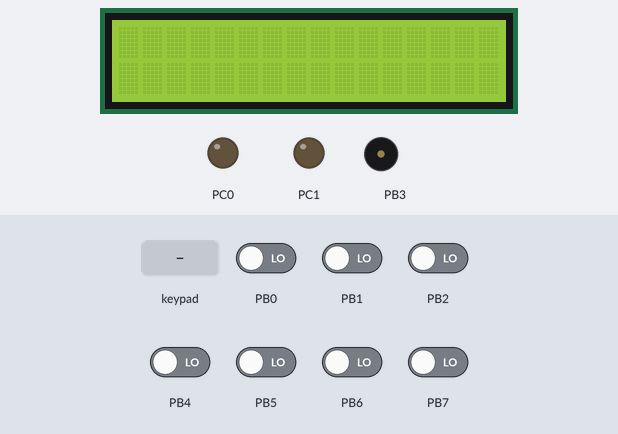
The program below on a simulated ATmega16, built with avr-gcc and emulated at 1 MHz. Parts: 16×2 character LCD, output pins drawn as LEDs (lit = HIGH), buzzer (waves = sounding). Wiring (inferred from the signals the program sends): 4×4 keypad with keys D 1 2 3 A 4 5 6 B 7 8 9 C * 0 #: rows PD4, PD5, PD6, PD7; columns PD0, PD1, PD2, PD3. Wiring (inferred from the names in the program): character LCD (HD44780): RS PC2; E PC3; data PC4, PC5, PC6, PC7. The inputs (shaded band) are chosen by the test bench; at power-on: PB0–2, PB4–7 LOW. Pins used as bus, display or sensor lines are not drawn.

Above: at 1.2 s.
1.3 s: keypad keys 1 2 A pressed 0.4 s apart
At 3.3 s:
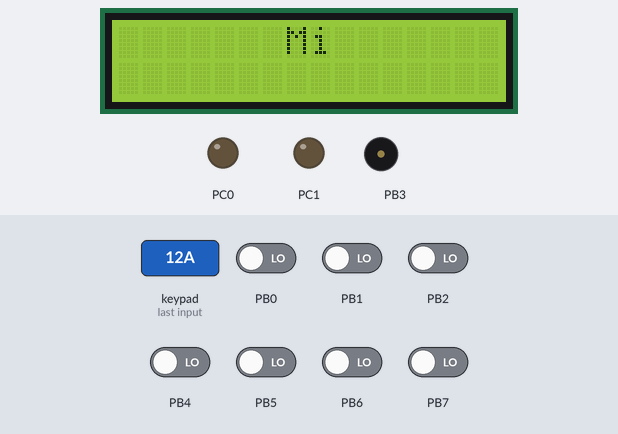
4.0 s: key '3' pressed
At 5.1 s:
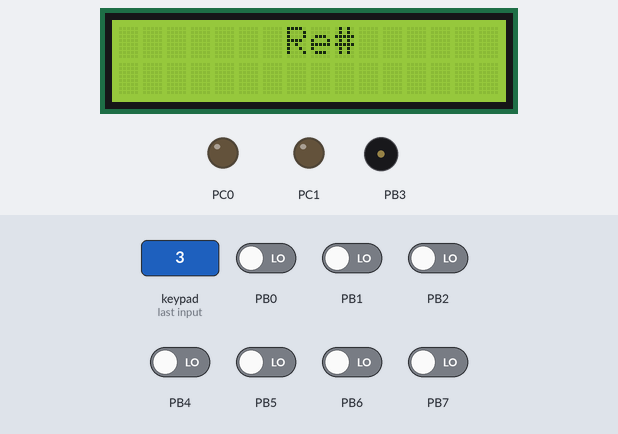
5.7 s: keypad keys 2 5 D pressed 0.4 s apart
At 7.5 s:
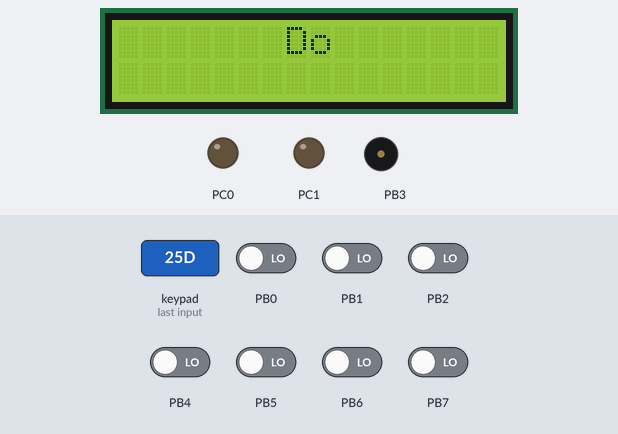
8.4 s: key '4' pressed
At 9.3 s:
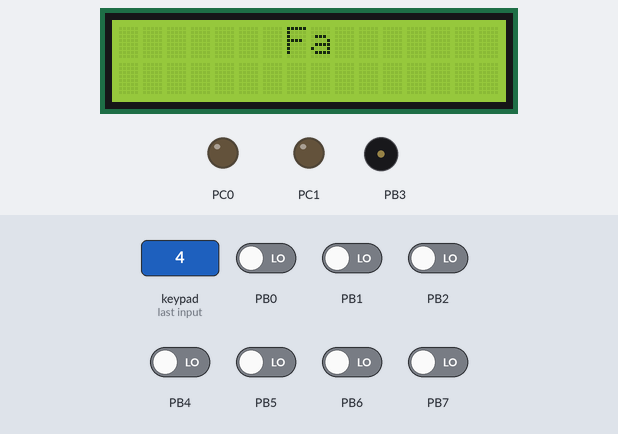
10.0 s: key '6' pressed
At 10.9 s:
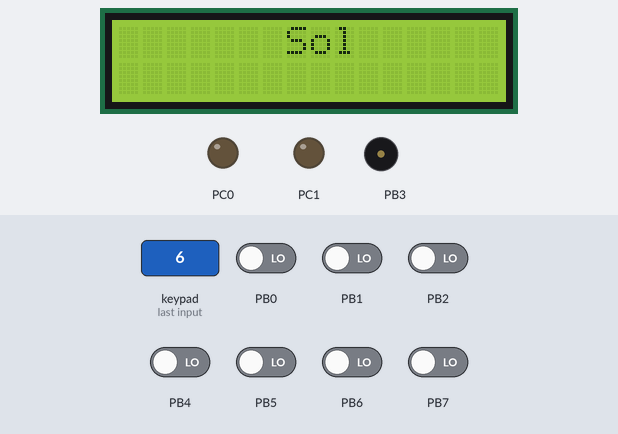
11.7 s: key 'B' pressed
At 12.7 s:
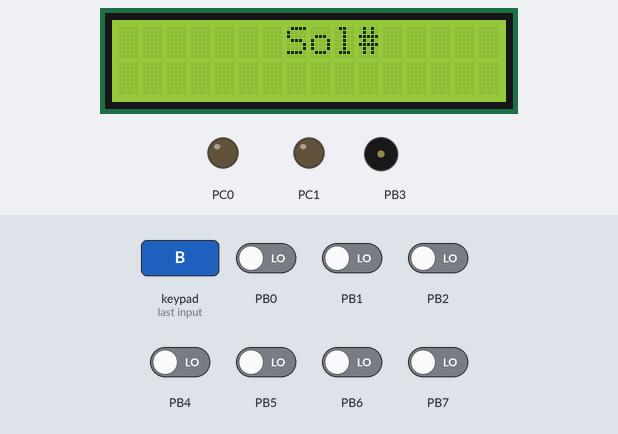
Timing chart, 0 to 14.4 s (numbered marks = the images above; inputs shaded):
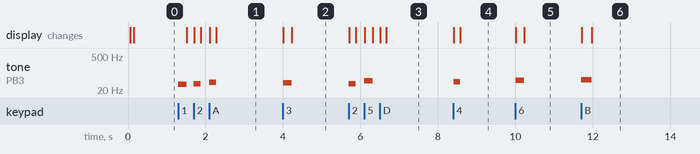

The program:

practica_6_pianito.c
```c
/*
 * practica_6_pianito.c
 *
 * Created: 02/05/2023 08:23:00 p.m.
 *  Author: Alan
 */

#define F_CPU 1000000UL
#define BUFFER DDRB
#define START_MESSAGE_POS 7

#define	_DO 58
#define _DO_S 55
#define _RE 52
#define _RE_S 49
#define _MI 46
#define _FA 43
#define _FA_S 40
#define _SOL 38
#define _SOL_S 36
#define _LA 34
#define _LA_S 32
#define _SI 30

#define SOUND_ENABLE 255
#define SOUND_DISABLE 247

#include <avr/io.h>
#include <avr/interrupt.h>
#include <stdio.h>
#include "LIB_UPIITA/UPIITA_LCD_LIB.h"
#include "LIB_UPIITA/UPIITA_TECLADO_BARRIDO.h"

////////////////////////////////////////////////////////////////////////////////
//---------------------------funciones prototipo--------------------------------
void ConfigIO();

char pressedKey = ' ';

ISR(TIMER0_COMP_vect)
{
	PORTB = PINB;
}
int main(void)
{
	ConfigIO();
	DisableSound();
	LCD_INICIALIZA(); //INICIALIZAR LCD
	APAGAR_CURSOR();

    while(1)
    {
		for (uint8_t i =0;i<4;i++)
		{
			BARRE_TECLADO();
			pressedKey = LEE_TECLADO();
			if(pressedKey!=' ')
			{
				EnableSound();
				break;
			}
		}

		switch(pressedKey)
		{
			case '1':
				ChangeNote(_DO);
				RefreshLCDMessage("Do");
				EnableSound();
			break;

			case '2':
				ChangeNote(_DO_S);
				RefreshLCDMessage("Do#");
			break;

			case '3':
				ChangeNote(_RE);
				RefreshLCDMessage("Re");
			break;

			case 'A':
				ChangeNote(_RE_S);
				RefreshLCDMessage("Re#");
			break;

			case '4':
				ChangeNote(_MI);
				RefreshLCDMessage("Mi");
			break;

			case '5':
				ChangeNote(_FA);
				RefreshLCDMessage("Fa");
			break;

			case '6':
				ChangeNote(_FA_S);
				RefreshLCDMessage("FA#");
			break;

			case 'B':
				ChangeNote(_SOL);
				RefreshLCDMessage("Sol");
			break;

			case '7':
				ChangeNote(_SOL_S);
				RefreshLCDMessage("Sol#");
			break;

			case '8':
				ChangeNote(_LA);
				RefreshLCDMessage("La");
			break;

			case '9':
				ChangeNote(_LA_S);
				RefreshLCDMessage("La#");
			break;

			case 'C':
				ChangeNote(_SI);
				RefreshLCDMessage("Si");
			break;

			default:
				DisableSound();
			break;
		}
        //TODO:: Please write your application code
    }
}

void ConfigIO()
{
	cli();
	DDRC = 0XFF;
	DDRD = 0B11110000;
	DDRB |= (1<<DDB3);
	TCCR0 = (1<<WGM01)|(0<<WGM00)|(0<<COM01)|(1<<COM00);
	TCCR0|= (1<<CS02)|(0<<CS01)|(0<<CS00); //PREESCALA 256
	OCR0 = _DO;
	TIMSK = (1<<OCIE0);
	sei();
}
void RefreshLCDMessage(char note[4])
{
	LIMPIA_LCD();
	POS_LINEA1(START_MESSAGE_POS);
	ENVIA_CADENA(note);
}
void ChangeNote(uint8_t value)
{
	OCR0 = value;
}
void DisableSound()
{
	cli();
	PORTB = 0x00;
	TCCR0&= ~(1<<COM00);//desactivar ctc mode
}
void EnableSound()
{
	TCCR0|=(1<<COM00);//activar ctc mode
	sei();
}
```

UPIITA_TECLADO_BARRIDO.c
```c
/*
 * UPIITA_TECLADO_BARRIDO.c
 *
 * Created: 23/03/2023 07:19:33 p.m.
 *  Author: Alan
 */
#include "UPIITA_TECLADO_BARRIDO.h"

char LEE_TECLADO()
{
	char VALOR_TECLADO=' ';
	switch(PORTD)
	{
		case COL1:
		switch(PIND&0X0F)
		{
			case FIL1: VALOR_TECLADO='1'; break;//0X0E
			case FIL2: VALOR_TECLADO='2'; break;//0X0D:
			case FIL3: VALOR_TECLADO='3'; break;//0X0B
			case FIL4: VALOR_TECLADO='A'; break;//0X07
		}
		break;

		case COL2:
		switch(PIND&0X0F)
		{
			case FIL1: VALOR_TECLADO='4'; break;
			case FIL2: VALOR_TECLADO='5'; break;
			case FIL3: VALOR_TECLADO='6'; break;
			case FIL4: VALOR_TECLADO='B'; break;
		}
		break;

		case COL3:
		switch(PIND&0X0F)
		{
			case FIL1: VALOR_TECLADO='7'; break;
			case FIL2: VALOR_TECLADO='8'; break;
			case FIL3: VALOR_TECLADO='9'; break;
			case FIL4: VALOR_TECLADO='C'; break;
		}
		break;

		case COL4:
		switch(PIND&0X0F)
		{
			case FIL1: VALOR_TECLADO='*'; break;
			case FIL2: VALOR_TECLADO='0'; break;
			case FIL3: VALOR_TECLADO='#'; break;
			case FIL4: VALOR_TECLADO='D'; break;
		}
	break;
	}

	return VALOR_TECLADO;
}

void BARRE_TECLADO()
{
	switch(PORTD)
	{
		case COL1: PORTD=COL2; break;
		case COL2: PORTD=COL3; break;
		case COL3: PORTD=COL4; break;
		//case COL4: PORTD=COL1; break;
		default: PORTD=COL1;
	}
}
```

UPIITA_TECLADO_BARRIDO.h
```c
/*
 * UPIITA_TECLADO_BARRIDO.h
 *
 * Created: 23/03/2023 07:17:26 p.m.
 *  Author: Alan
 */


#ifndef UPIITA_TECLADO_BARRIDO_H_
#define UPIITA_TECLADO_BARRIDO_H_

#define FIL1 0X0F & ~(0X01) ////0X0E
#define FIL2 0X0F & ~(0X02) ////0X0D
#define FIL3 0X0F & ~(0X04) ////0X0B
#define FIL4 0X0F & ~(0X08) ////0X07
#define COL1 0XEF//0XFF & ~(0X10) ////0XEF
#define COL2 0XDF//0XFF & ~(0X20) ////0XDF
#define COL3 0XBF//0XFF & ~(0X40) ////0XBF
#define COL4 0X7F//0XFF & ~(0X80) ////0X7F

#include <avr/io.h>

char LEE_TECLADO();
void BARRE_TECLADO();


#endif /* UPIITA_TECLADO_BARRIDO_H_ */
```

UPIITA_LCD_LIB.c
```c
/*
 * UPIITA_LCD_LIB.c
 *
 * Created: 27/03/2023 08:58:36 a. m.
 *  Author: ing_0
 */
#define F_CPU 1000000
#include "UPIITA_LCD_LIB.h"

//uint8_t espCarAlan1[7] = {0x0e,0x1f,0x15,0x1f,0x1f,0x1f,0x0a};
//uint8_t espCarAlan2[7] = {0x1F,0x15,0x15,0x1F,0x15,0x15,0x1F};
//uint8_t espCarAlan3[7] = {0x11,0x11,0x1B,0x1F,0x1F,9x1F,0x0E};
//uint8_t espCarAlan4[7] = {0x11,0x15,0x0A,0x1F,0x15,0x15,0x00};

void CAR_ESP0(){
	ENVIA_CMD(0X40);
	_delay_ms(1);
	ENVIA_DATO(0b00011111);
	_delay_ms(1);
	ENVIA_DATO(0b00010101);
	_delay_ms(1);
	ENVIA_DATO(0b00010101);
	_delay_ms(1);
	ENVIA_DATO(0b00011111);
	_delay_ms(1);
	ENVIA_DATO(0b00001010);
	_delay_ms(1);
	ENVIA_DATO(0b00010101);
	_delay_ms(1);
	ENVIA_DATO(0b00011111);
	_delay_ms(1);
	ENVIA_DATO(0b00000000);
	_delay_ms(1);
}

void CAR_ESP1()
{
	ENVIA_CMD(0X48);
	_delay_ms(1);
	ENVIA_DATO(0b00000000);
	_delay_ms(1);
	ENVIA_DATO(0b00001010);
	_delay_ms(1);
	ENVIA_DATO(0b00011111);
	_delay_ms(1);
	ENVIA_DATO(0b00011111);
	_delay_ms(1);
	ENVIA_DATO(0b00011111);
	_delay_ms(1);
	ENVIA_DATO(0b00001110);
	_delay_ms(1);
	ENVIA_DATO(0b00000100);
	_delay_ms(1);
	ENVIA_DATO(0b00000000);
	_delay_ms(1);
}

void CAR_ESP2()
{
	ENVIA_CMD(0X50);
	_delay_ms(1);
	ENVIA_DATO(0b00000000);
	_delay_ms(1);
	ENVIA_DATO(0b00000011);
	_delay_ms(1);
	ENVIA_DATO(0b00000111);
	_delay_ms(1);
	ENVIA_DATO(0b00010110);
	_delay_ms(1);
	ENVIA_DATO(0b00001000);
	_delay_ms(1);
	ENVIA_DATO(0b00010100);
	_delay_ms(1);
	ENVIA_DATO(0b00000000);
	_delay_ms(1);
	ENVIA_DATO(0b00000000);
	_delay_ms(1);
}

void CAR_ESP3()
{
	ENVIA_CMD(0X58);
	_delay_ms(1);
	ENVIA_DATO(0b00000000);
	_delay_ms(1);
	ENVIA_DATO(0b00000000);
	_delay_ms(1);
	ENVIA_DATO(0b00000000);
	_delay_ms(1);
	ENVIA_DATO(0b00010100);
	_delay_ms(1);
	ENVIA_DATO(0b00001000);
	_delay_ms(1);
	ENVIA_DATO(0b00010110);
	_delay_ms(1);
	ENVIA_DATO(0b00000111);
	_delay_ms(1);
	ENVIA_DATO(0b00000011);
	_delay_ms(1);
}

void CAR_ESP4(void)
{
	uint8_t espCarAlan1[7] = {0x0e,0x1f,0x15,0x1f,0x1f,0x1f,0x0a};
	ENVIA_CMD(0X60);
	_delay_ms(1);
	for (int i= 0; i<7; i++)
	{
		ENVIA_DATO(espCarAlan1[i]);
		_delay_ms(1);
	}
}

void CAR_ESP5(void)
{
	uint8_t espCarAlan2[7] = {0x1F,0x15,0x15,0x1F,0x15,0x15,0x1F};
	ENVIA_CMD(0X68);
	_delay_ms(1);
	for (int i= 0; i<7; i++)
	{
		ENVIA_DATO(espCarAlan2[i]);
		_delay_ms(1);
	}
}

void CAR_ESP6(void)
{
	uint8_t espCarAlan3[7] = {0x11,0x11,0x1B,0x1F,0x1F,0x1F,0x0E};
	ENVIA_CMD(0X70);
	_delay_ms(1);
	for (int i= 0; i<7; i++)
	{
		ENVIA_DATO(espCarAlan3[i]);
		_delay_ms(1);
	}
}

void CAR_ESP7(void)
{
	uint8_t espCarAlan4[7] = {0x11,0x15,0x0A,0x1F,0x15,0x15,0x00};
	ENVIA_CMD(0X78);
	_delay_ms(1);
	for (int i= 0; i<7; i++)
	{
		ENVIA_DATO(espCarAlan4[i]);
		_delay_ms(1);
	}
}

void LCD_INICIALIZA()
{
	ENVIA_CMD(0x02);
	ENVIA_CMD(0x28); // 0010 1000 DL = 0 comunicacion de 4 bits N = 1 Pantalla de 2 lineas F = 0 Caracteres de 5x7 puntos
	ENVIA_CMD(0x0E); // D=1 Display ON Cursor OFF
	ENVIA_CMD(0x06); // I/D = 1 Incremento Automatico S=0
	ENVIA_CMD(0x01);  // Limpia LCD
	ENVIA_CMD(0X80);
}


void ENVIA_CMD(char dato)
{
	char cmd_enviar;

	cmd_enviar =	(dato & 0xF0);      // se envia el nibble alto
	LCD_PUERTO =  cmd_enviar;       // al puerto
	LCD_PUERTO &=~(1<<LCD_RS);  //  RS = 0
	LCD_PUERTO |= (1<<LCD_E);   //   E = 1
	_delay_ms(1);
	LCD_PUERTO &=~(1<<LCD_E);   //   E = 0
	_delay_ms(10);

	cmd_enviar=	((dato<<4) & 0xF0);  // Se envia el nibble bajo
	LCD_PUERTO =  cmd_enviar;        // al puerto
	LCD_PUERTO &=~(1<<LCD_RS);   //  RS = 0
	LCD_PUERTO |= (1<<LCD_E);    //   E = 1
	_delay_ms(1);
	LCD_PUERTO &=~(1<<LCD_E);    //    E = 0
	_delay_ms(10);
	return;
}

void ENVIA_DATO(char dato)
{
	char dto_enviar;

	dto_enviar=	(dato & 0xF0);      // se envia el nibble alto
	LCD_PUERTO  =  dto_enviar;       // al puerto
	LCD_PUERTO |= (1<<LCD_RS)|(1<<LCD_E);  //  RS = 1   E = 1
	_delay_ms(1);
	LCD_PUERTO &=~(1<<LCD_E);	//E=0
	LCD_PUERTO &=~(1<<LCD_RS);	//RS=0
	_delay_ms(10);

	dto_enviar=	((dato<<4) & 0xF0);  // Se envia el nibble bajo
	LCD_PUERTO =  dto_enviar;        // al puerto
	LCD_PUERTO |= (1<<LCD_RS)|(1<<LCD_E);  //  RS = 1   E = 1
	_delay_ms(1);
	LCD_PUERTO &=~(1<<LCD_E);	//E=0
	LCD_PUERTO &=~(1<<LCD_RS);	//RS=0
	_delay_ms(10);
	return;
}

void ENVIA_CADENA(char *dato)
{
	int i;
	for(i=0;dato[i]!='\0';i++)
	ENVIA_DATO(dato[i]);
}

void LIMPIA_LCD ()
{
	ENVIA_CMD (0x01);
}
//0000 0001

void REGRESO_CASA()
{
	ENVIA_CMD (0x02); //0000 0010
}

void CURSOR_DER()
{
	ENVIA_CMD (0x1C); //0001 1100
}

void CURSOR_DER_CORRE() //sin desplazar pantalla
{
	ENVIA_CMD (0x14);//0001 1100
}

void CURSOR_IZQ()
{
	ENVIA_CMD (0x18); // 0001 1000
}

void CURSOR_IZQ_CORRE() //sin desplazar pantalla
{
	ENVIA_CMD(0x10);
}

void PARPADEAR_CURSOR()
{
	ENVIA_CMD(0X0f);//0000 1111
}

void PARPADEAR_CURSOR_REC()
{
	ENVIA_CMD(0X0e);//00001110
}

void POS_LINEA1 (char posicion)
{
	char lineal = 0x80;
	posicion= posicion|lineal;
	ENVIA_CMD (posicion);
}


void POS_LINEA2 (char posicion)
{
	char linea2 = 0xC0;
	posicion= posicion|linea2;
	ENVIA_CMD (posicion);
}


void POS_LINEA3 (char posicion)
{
	char linea3 = 0x94;
	posicion= posicion | linea3;
	ENVIA_CMD (posicion);
}

void POS_LINEA4 (char posicion)
{
	char linea4 = 0xD4;
	posicion =posicion|linea4;
	ENVIA_CMD (posicion);
}


void animacion ()
{
	ENVIA_DATO (2);
	CURSOR_IZQ_CORRE();
	_delay_ms (50);
	ENVIA_DATO (3);
	CURSOR_IZQ_CORRE();
	_delay_ms (50);
}

void APAGAR_CURSOR()
{
	ENVIA_CMD(0X0C);
}

void LCD_HELLOWORLD()
{
	LIMPIA_LCD();
	_delay_ms(10);
	REGRESO_CASA();
	_delay_ms(10);
	POS_LINEA1(0);
	ENVIA_CADENA("Estoy vivo");
	_delay_ms(3000);
	LIMPIA_LCD();
	REGRESO_CASA();
}

void CARGAR_CAR_ESP()
{
	LIMPIA_LCD();
	_delay_ms(5);
	REGRESO_CASA();

	CAR_ESP0();
	_delay_ms(5);
	CAR_ESP1();
	_delay_ms(5);
	CAR_ESP2();
	_delay_ms(5);
	CAR_ESP3();
	_delay_ms(5);
	CAR_ESP4();
	_delay_ms(5);
	CAR_ESP5();
	_delay_ms(5);
	CAR_ESP6();
	_delay_ms(5);
	CAR_ESP7();

	LIMPIA_LCD();
	_delay_ms(5);
	REGRESO_CASA();
}
```

UPIITA_LCD_LIB.h
```c
/*
 * UPIITA_LCD_LIB.h
 *
 * Created: 27/03/2023 08:59:16 a. m.
 *  Author: ing_0
 */


#ifndef UPIITA_LCD_LIB_H_
#define UPIITA_LCD_LIB_H_
#include <avr/io.h>

#ifndef LCD_PUERTO
#define LCD_PUERTO PORTC
# warning "LCD_PUERTO not defined for LCD, used by default port PORTC"
#endif

#ifndef LCD_RS
#define LCD_RS PC2
#endif

#ifndef LCD_E
#define  LCD_E PC3
#endif

#include <util/delay.h>
#include <inttypes.h>
#include <stdint.h>

void LCD_INICIALIZA();
void LCD_HELLOWORLD();
void ENVIA_CMD(char dato);
void ENVIA_DATO(char dato);
void ENVIA_CADENA(char *dato);
void LIMPIA_LCD();
void CURSOR_DER();
void CURSOR_DER_CORRE();
void CURSOR_IZQ();
void CURSOR_IZQ_CORRE();
void PARPADEAR_CURSOR();
void PARPADEAR_CURSOR_REC();
void APAGAR_CURSOR();
void REGRESO_CASA();
void POS_LINEA1(char posicion);
void POS_LINEA2(char posicion);
void POS_LINEA3(char posicion);
void POS_LINEA4(char posicion);
void CAR_ESP0();
void CAR_ESP1();
void CAR_ESP2();
void CAR_ESP3();
void CAR_ESP4();
void CAR_ESP5();
void CAR_ESP6();
void CAR_ESP7();
void CARGAR_CAR_ESP();
#endif /* UPIITA_LCD_LIB_H_ */
```

Measured:
- after the input at 1.3 s, tone on PB3: plays 35 Hz for 0.22 s, 37 Hz for 0.18 s, 42 Hz for 0.18 s, starting at once; the display: first changes after 0.22 s (image 1 shows a later state)
- after the input at 4.0 s, tone on PB3: silent → 39 Hz at once, → silent 0.22 s later; the display: first changes at once (image 2 shows a later state)
- after the input at 5.7 s, tone on PB3: silent → 37 Hz at once, → silent 0.18 s later, → 48 Hz 0.22 s later, → silent 0.22 s later; the display: first changes at once (image 3 shows a later state)
- after the input at 8.4 s, tone on PB3: silent → 44 Hz at once, → silent 0.18 s later; the display: first changes at once (image 4 shows a later state)
- after the input at 10.0 s, tone on PB3: silent → 50 Hz at once, → silent 0.22 s later; the display: first changes at once (image 5 shows a later state)
- after the input at 11.7 s, tone on PB3: silent → 53 Hz at once, → silent 0.27 s later; the display: first changes at once (image 6 shows a later state)
